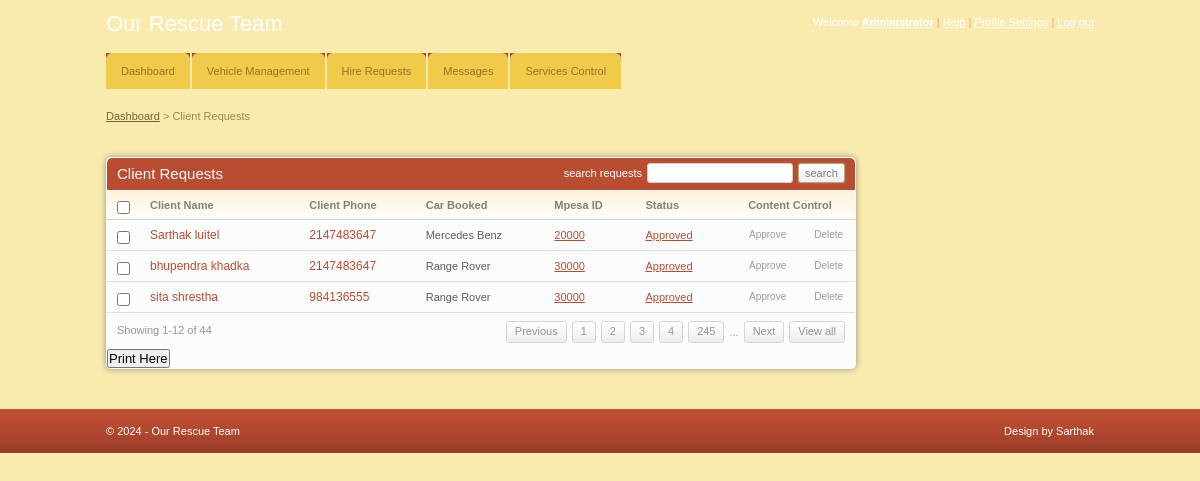
The page /admin/client_requests.php (signed in) on the database its author committed.
### tables this page shows
CREATE TABLE IF NOT EXISTS `client` (
  `client_id` int(11) NOT NULL AUTO_INCREMENT,
  `fname` varchar(255) NOT NULL,
  `email` varchar(255) NOT NULL,
  `id_no` int(11) NOT NULL,
  `phone` int(11) NOT NULL,
  `location` varchar(255) NOT NULL,
  `gender` varchar(255) NOT NULL,
  `car_id` int(11) NOT NULL,
  `status` varchar(255) NOT NULL,
  `esewa` varchar(255) NOT NULL,
  PRIMARY KEY (`client_id`)
);

CREATE TABLE IF NOT EXISTS `cars` (
  `car_id` int(11) NOT NULL AUTO_INCREMENT,
  `car_name` varchar(255) NOT NULL,
  `car_type` varchar(255) NOT NULL,
  `image` text NOT NULL,
  `hire_cost` int(11) NOT NULL,
  `capacity` int(11) NOT NULL,
  `status` varchar(255) NOT NULL,
  PRIMARY KEY (`car_id`)
);

### admin/client_requests.php (the view, shortened to what this page needs)
<!DOCTYPE html PUBLIC "-//W3C//DTD XHTML 1.0 Transitional//EN" "http://www.w3.org/TR/xhtml1/DTD/xhtml1-transitional.dtd">
<html xmlns="http://www.w3.org/1999/xhtml">
<head>
	<link rel="stylesheet" href="css/style.css" type="text/css" media="all" />
</head>
<body>
<div id="header">
	<div class="shell">
		<?php
			include 'menu.php';
		?>
	</div>
</div>
<div id="container">
	<div class="shell">
		<div class="small-nav">
			<a href="index.php">Dashboard</a>
			<span>&gt;</span>
			Client Requests
		</div>
		<br />
		<div id="main">
			<div id="content">
				<div class="box">
					<div class="box-head">
						<h2 class="left">Client Requests</h2>
						<div class="right">
							<label>search requests</label>
							<input type="text" class="field small-field" />
							<input type="submit" class="button" value="search" />
						</div>
					</div>
					<div class="table">
						<table width="100%" border="0" cellspacing="0" cellpadding="0">
							<tr>
								<th width="13"><input type="checkbox" class="checkbox" /></th>
								<th>Client Name</th>
								<th>Client Phone</th>
								<th>Car Booked</th>
								<th>Mpesa ID</th>
								<th>Status</th>
								<th width="110" class="ac">Content Control</th>
							</tr>
							<?php
								include '../includes/config.php';
								$select = "SELECT client.client_id,client.fname,client.phone,cars.car_name,cars.hire_cost,client.status
										FROM client JOIN cars ON client.car_id=cars.car_id";
								$result = $conn->query($select);
								while($row = $result->fetch_assoc()){
							?>
							<tr>
								<td><input type="checkbox" class="checkbox" /></td>
								<td><h3><a href="#"><?php echo $row['fname'] ?></a></h3></td>
								<td><h3><a href="#"><?php echo $row['phone'] ?></a></h3></td>
								<td><?php echo $row['car_name'] ?></td>
								<td><a href="#"><?php echo $row['hire_cost'] ?></a></td>
								<td><a href="#"><?php echo $row['status'] ?></a></td>
								<td><a href="javascript:sureToApprove(<?php echo $row['client_id'];?>)" class="ico del">Approve</a><a href="#" class="ico edit">Delete</a></td>
							</tr>
							<?php
								}
							?>
						</table>
						<div class="pagging">
							<div class="left">Showing 1-12 of 44</div>
							<div class="right">
								<a href="#">Previous</a>
								<a href="#">1</a>
								<a href="#">2</a>
								<a href="#">3</a>
								<a href="#">4</a>
								<a href="#">245</a>
								<span>...</span>
								<a href="#">Next</a>
								<a href="#">View all</a>
							</div>
						</div>
					</div>
					<h2><input type="submit" onclick="window.print()" value="Print Here" /></h2>
				</div>
			</div>
		</div>
	</div>
</div>
<div id="footer">
	<div class="shell">
		<span class="left">&copy; <?php echo date("Y");?> - Our Rescue Team</span>
		<span class="right">
			Design by Sarthak
		</span>
	</div>
</div>
</body>
</html>

### admin/menu.php (shortened to what this page needs)
<div id="top">
			<h1><a href="#">Our Rescue Team</a></h1>
			<div id="top-navigation">
				Welcome <a href="#"><strong>Administrator</strong></a>
				<span>|</span>
				<a href="#">Help</a>
				<span>|</span>
				<a href="#">Profile Settings</a>
				<span>|</span>
				<a href="logout.php">Log out</a>
			</div>
		</div>
<div id="navigation">
			<ul>
			    <li><a href="index.php"><span>Dashboard</span></a></li>
			    <li><a href="add_vehicles.php"><span>Vehicle Management</span></a></li>
			    <li><a href="client_requests.php"><span>Hire Requests</span></a></li>
			    <li><a href="index.php"><span>Messages</span></a></li>
			    <li><a href="#"><span>Services Control</span></a></li>
			</ul>
		</div>

### admin/css/style.css (style rules this page uses)
* { padding:0; margin:0; outline:0; }
body { background:#f9ebae; font-family: Verdana, sans-serif; font-size:11px; line-height:14px; color:#5e5e5e; }
input, textarea, select { font-family: Verdana, sans-serif; font-size:13px; }
.field { border:solid 1px #d3cfc7; background:#fff; padding:5px; }
.small-field { border:solid 1px #d3cfc7; background:#fff; padding:3px 1px; font-size:11px; }
.checkbox { width:13px; height:13px; vertical-align:top; position:relative; top:2px; }
.button { background:#eee url(images/button.gif) repeat-x 0 0; border:solid 1px #b1a874; color:#7f7f7f; font-size:11px; padding:2px 6px 2px 6px; cursor:pointer; line-height:14px !important; }
a { color:#ba4c32; text-decoration: underline; cursor:pointer; }
.left, .alignleft { float:left; display:inline; }
.right, .alignright { float:right; display:inline; }
.ac { text-align: center !important; }
h1 { font-size:22px; line-height:24px; color:#fff; font-weight: normal; }
h1 a { color:#fff; text-decoration: none; }
h2 { font-size:15px; font-weight: normal; }
h3 { font-size:12px; line-height:14px; font-weight: normal; }
h3 a { text-decoration: none; }
.shell { width:988px; margin:0 auto; }
#header { height:89px; background:url(images/header.gif); white-space:nowrap; }
#header h1 { float:left; display:inline; padding-top:12px; }
#top-navigation { float:right; white-space:nowrap; color:#fff; padding-top:15px; }
#top-navigation a { color:#fff; }
#top-navigation span { color:#dca598; }
#top { height:53px; }
#navigation { height:36px; }
#navigation ul { list-style-type: none; }
#navigation ul li { float:left; display:inline; margin-right:2px; }
#navigation ul li a, #navigation ul li a span { float:left; height:36px; background:url(images/tab.gif) no-repeat 0 0; padding:0 0 0 15px; }
#navigation ul li a span { background-position:right 0; padding:0 15px 0 0; }
#navigation ul li a { line-height:36px; color:#907525; text-decoration: none; }
#container { padding:20px 0; }
.small-nav { color:#978b48; padding-bottom:20px; }
.small-nav a { color:#6f6636; }
#content { float:left; width:750px; }
.table th { background:#fffdfa url(images/th.gif) repeat-x 0 0; color:#818181; text-align: left; padding:7px 10px; border-bottom:solid 1px #d2d1cb; }
.table td { background:#fbfcfc; border-bottom:solid 1px #e0e0e0; padding:8px 10px; }
.box { background:#fbfcfc; height:100%; padding:1px; margin-bottom:20px; }
.box-head { background:#ba4c32; height:32px; color:#fff; padding: 0 10px; line-height:32px; white-space:nowrap; border-bottom:solid 1px #fff; }
.box-head .right { padding-top:5px; line-height:13px; }
.box-head .right label, .box-head .right input { float:left; }
.box-head .right label { padding:4px 0 0 0; }
.box-head .right input { margin-left:5px; }
.pagging { height:20px; padding:8px 10px; line-height:19px; color:#949494; }
.pagging a { background:url(images/pagging.gif) repeat-x 0 0; height:20px; float:left; padding:0 8px; border:solid 1px #d5d5d5; text-decoration: none; color:#949494; margin-left:5px; }
.pagging span { float:left; margin-left:5px; padding-top:2px; }
a.ico { color:#9d9c9a; font-size:10px; text-decoration: none; padding:0 0 0 14px; background-repeat:no-repeat; background-position:0 0; }
a.del { background-image:url(images/del.gif) }
a.edit { background-image:url(images/edit.gif); margin-left:14px; }
#footer { height:44px; background:url(images/footer.gif); line-height:44px; color:#fff; }
.box { -moz-border-radius:5px; -webkit-border-radius:5px; -moz-box-shadow: 0 0 6px #978f6c; -webkit-box-shadow: 0 0 6px #978f6c; }
.box-head { -moz-border-radius-topleft:5px; -moz-border-radius-topright:5px; -webkit-border-top-left-radius:5px; -webkit-border-top-right-radius:5px; }
.field, .button { -moz-border-radius:4px; -webkit-border-radius:4px; }
.small-field, .button, .pagging a { -moz-border-radius:3px; -webkit-border-radius:3px; }
.button { -moz-box-shadow: 0 0 2px #978f6c; -webkit-box-shadow: 0 0 2px #978f6c; }

### rows shown on the page
client: fname "Sarthak luitel", phone "2147483647", car.car_name "Mercedes Benz", car.hire_cost "20000", status "Approved"
client: fname "bhupendra khadka", phone "2147483647", car.car_name "Range Rover", car.hire_cost "30000", status "Approved"
client: fname "sita shrestha", phone "984136555", car.car_name "Range Rover", car.hire_cost "30000", status "Approved"
